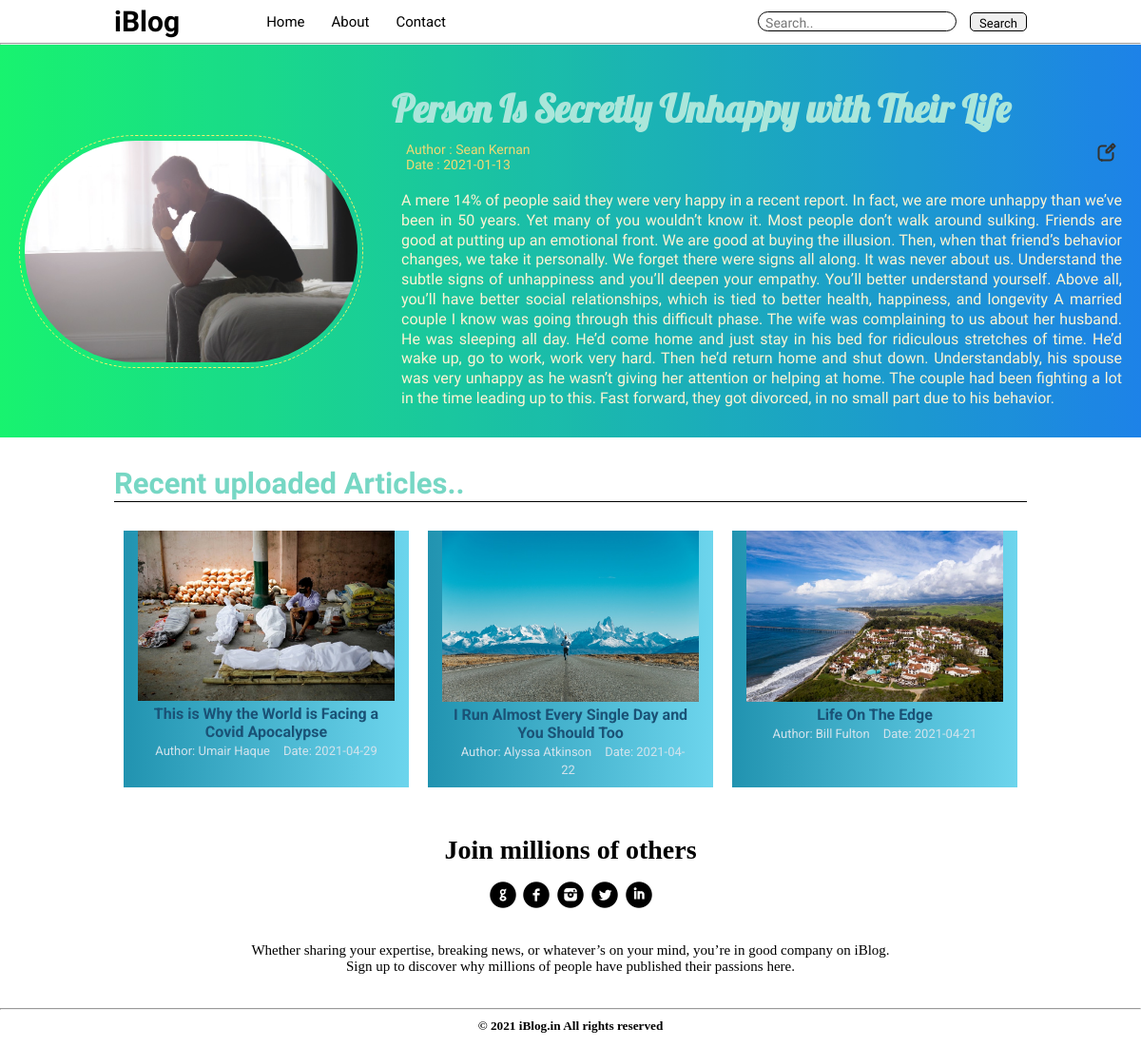
The app's page /blog.php?id=1 with its own data.
### tables this page shows
CREATE TABLE `blogger` (
  `id` int(11) NOT NULL,
  `author` text NOT NULL,
  `publish` date NOT NULL,
  `title` text NOT NULL,
  `content` longtext NOT NULL
);

### blog.php (the view, shortened to what this page needs)
<!DOCTYPE html>
<html lang="en">
<head>
    <link rel="stylesheet" href="css/style.css">
    <link rel="stylesheet" href="css/util.css">
    <link rel="stylesheet" href="css/blogpost.css">
    <link rel="stylesheet" href="css/mobile.css">
    <?php include 'connection.php'; ?>
</head>
<body>
    <nav class="navigation max-width-1 m-auto">
        <div class="nav-left">
            <span>iBlog</span>
            <ul>
                <li><a href="index.php">Home</a></li>
                <li><a href="about.php">About</a></li>
                <li><a href="contact.php">Contact</a></li>
            </ul>
        </div>
        <div class="nav-right">
        <form action="search.php" method="GET">
                <input class="form-input" type="text" name="find" placeholder="Search..">
                <input class="btn" type="submit" value="Search" name="query">
            </form>
        </div>
    </nav>
    <hr>
    <div class="post-img  m-auto">
    <?php
        if(isset($_REQUEST['id'])){
        $id=$_REQUEST['id'];
        $sql="select * from blogger where id=$id";
        $query=mysqli_query($con,$sql);
    }?>
        <div class="contents">
        <?php
        foreach($query as $q){?>
            <div class="contents-left">
                <img src="img/<?php echo $q['id'];?>.png" alt="img">
            </div>
            <div class="contents-right">
                <h1><?php echo $q['title'];?></h1>
                <div class="author-name font3">
                    <div>Author : <?php echo $q['author'];?> <br>
                        Date : <?php echo $q['publish'];?></div>
                    <div><a href="update.php?id=<?php echo $q['id'];?>"><img src="img/edit.png" alt="img"></a></div>
                </div>
                <p>
                <?php echo $q['content'];?>
                </p>
            </div>
            <?php } ?>
        </div>
    </div>
    <div class="home-articles1 max-width-1 m-auto font3">
        <h2>Recent uploaded Articles..</h2>
        <div class="row">
        <?php
                $selectquery="SELECT * FROM blogger order by publish desc limit 3";
                $query=mysqli_query($con,$selectquery);
                while($res=mysqli_fetch_array($query)){
            ?>
            <div class="home-article1">
                <div class="article-img">
                    <img src="img/<?php echo $res['id'];?>.png" alt="img">
                </div>
                <div class="article-content1 font2">
                    <a href="blog.php?id=<?php echo $res['id'];?>">
                        <h4><?php echo $res['title'];?></h4>
                    </a>
                    <span>Author: <?php echo $res['author'];?></span>
                    <span>Date: <?php echo $res['publish'];?></span>
                </div>
            </div>
            <?php
                }
            ?>
        </div>
    </div>
    <div class="footer max-width-2 m-auto my-2">
        <h2>Join millions of others</h2>
        <p>
            <a href="https://www.google.com/"><img src="img/google.png" alt=""></a>
            <a href="https://www.facebook.com/"><img src="img/face.png" alt=""></a>
            <a href="https://www.instagram.com/"><img src="img/insta.png" alt=""></a>
            <a href="https://twitter.com/?logout=1617701369361"><img src="img/twitter.png" alt=""></a>
            <a href="https://in.linkedin.com/"><img src="img/linkedin.png" alt=""></a>
        </p>
        <p>Whether sharing your expertise, breaking news, or whatever’s on your mind, you’re in good company on iBlog.
            <br>
            Sign up to discover why millions of people have published their passions here.
        </p>
    </div>
    <hr>
    <div style="height: 30px; padding-top: 9px; text-align: center;">
        <h5> &copy 2021 iBlog.in All rights reserved</h5>
    </div>
</body>
</html>

### css/style.css (style rules this page uses)
* { margin: 0px; padding: 0px; }
.navigation { font-family: var(--font1); display: flex; justify-content: space-between; align-items: center; padding: 5px 0; }
.nav-left { font-size: 20px; display: flex; }
.nav-left span { font-weight: bold; font-size: 30px; }
.nav-left ul { display: flex; align-items: center; font-size: 15px; margin: 0 77px; }
.nav-left ul li { list-style: none; margin: 0 14px; font-family: var(--font2); }
.nav-left ul li a { text-decoration: none; color: black; }
.footer { display: flex; align-items: center; justify-content: center; color: black; flex-direction: column; padding-bottom: 10px; }
.footer h2 { margin-top: 0px; padding-top: 20px; font-size: 28px; font-family:Lucida Sans }
.footer p { padding: 15px 0px; font-family:Cambria; font-size: 15px; text-align: center; }

### css/util.css (style rules this page uses)
:root { --main-bg-color:brown; --font1:'Baloo Bhaina 2', cursive; --font2:'Roboto', sans-serif; --font3:'Changa', sans-serif; --font4:'Lobster',cursive; --font5:'Courgette', cursive; }
.font2 { font-family: var(--font2); }
.font3 { font-family: var(--font3); }
.max-width-1 { max-width: 80vw; }
.max-width-2 { max-width: 60vw; }
.m-auto { margin: auto; }
.my-2 { margin-top: 10px; margin-bottom: 10px; }
.btn { padding: 0px 9px; padding-top: 3px; border: 1.5px solid black; border-radius: 5px; font-family: var(--font1); font-size: 13px; cursor: pointer; transition: all 0.3s ease-in-out; outline: none; }
.form-input { padding: 0px 7px; padding-top: 3px; font-size: 14px; border: 1.5px solid black; border-radius: 14px; margin: 0 10px; font-family: var(--font1); outline: none; }

### css/blogpost.css (style rules this page uses)
.post-img { overflow: hidden; margin: auto; background: linear-gradient(to right, #00f260, #0575e6); opacity: 0.9; }
.home-articles1 h2 { margin-top: 30px; font-size: 31px; border-bottom: 1px solid black ; color: rgb(118, 215, 196); }
.row { margin:20px auto ; display: flex; }
.home-article1 { padding-bottom: 10px; width: 33%; text-align: center; background: linear-gradient(to right, #2193b0, #6dd5ed); margin: 10px; transition: all 0.3s ease-in-out; }
.home-article1 img { width: 270px; }
.home-article1 span { padding: 5px; font-size: 13px; color: rgb(211, 227, 236); }
.article-content1 { align-self: center; padding: 0px 25px; }
.article-content1 a { text-decoration: none; color:rgb(26, 82, 118); }
.contents-right { font-family: var(--font1); display: flex; flex-direction: column; justify-content: center; padding:10px ; }
.contents-right h1 { font-size: 40px; font-family: var(--font4); padding: 10px 0px; color: rgb(163, 228, 215); }
.contents-right p { line-height: 1.3; padding: 20px 10px; color: rgb(252, 243, 207); text-align: justify; }
.contents-left { display: flex; flex-direction:column; align-items: center; justify-content: center; }
.contents-left img { margin: 20px ; width: 350px; border: 1px dashed rgb(241, 239, 93); border-radius: 200px; padding: 5px; }
.contents { display: flex; margin: auto; margin-top: 22px; }
.author-name { display: flex; justify-content: space-between; }
.author-name div { color: rgb(241, 214, 102); padding: 0px 15px; font-size: 14px; }

### records on screen
blogger: title "Person Is Secretly Unhappy with Their Life", author "Sean Kernan", publish "2021-01-13", content "A mere 14% of people said they were very happy in a recent report. In fact, we are more unhappy than we’ve been in 50 years. Yet many of you wouldn’t know it. Most people don’t walk around sulking. Friends are good at putting up an emotional front. We are good at buying the illusion. Then, when that friend’s behavior changes, we take it personally. We forget there were signs all along. It was never about us. Understand the subtle signs of unhappiness and you’ll deepen your empathy. You’ll better understand yourself. Above all, you’ll have better social relationships, which is tied to better health, happiness, and longevity A married couple I know was going through this difficult phase. The…"
blogger: shows a picture, title "This is Why the World is Facing a Covid Apocalypse", author "Umair Haque", publish "2021-04-29"
blogger: shows a picture, title "I Run Almost Every Single Day and You Should Too", author "Alyssa Atkinson", publish "2021-04-22"
blogger: shows a picture, title "Life On The Edge", author "Bill Fulton", publish "2021-04-21"
